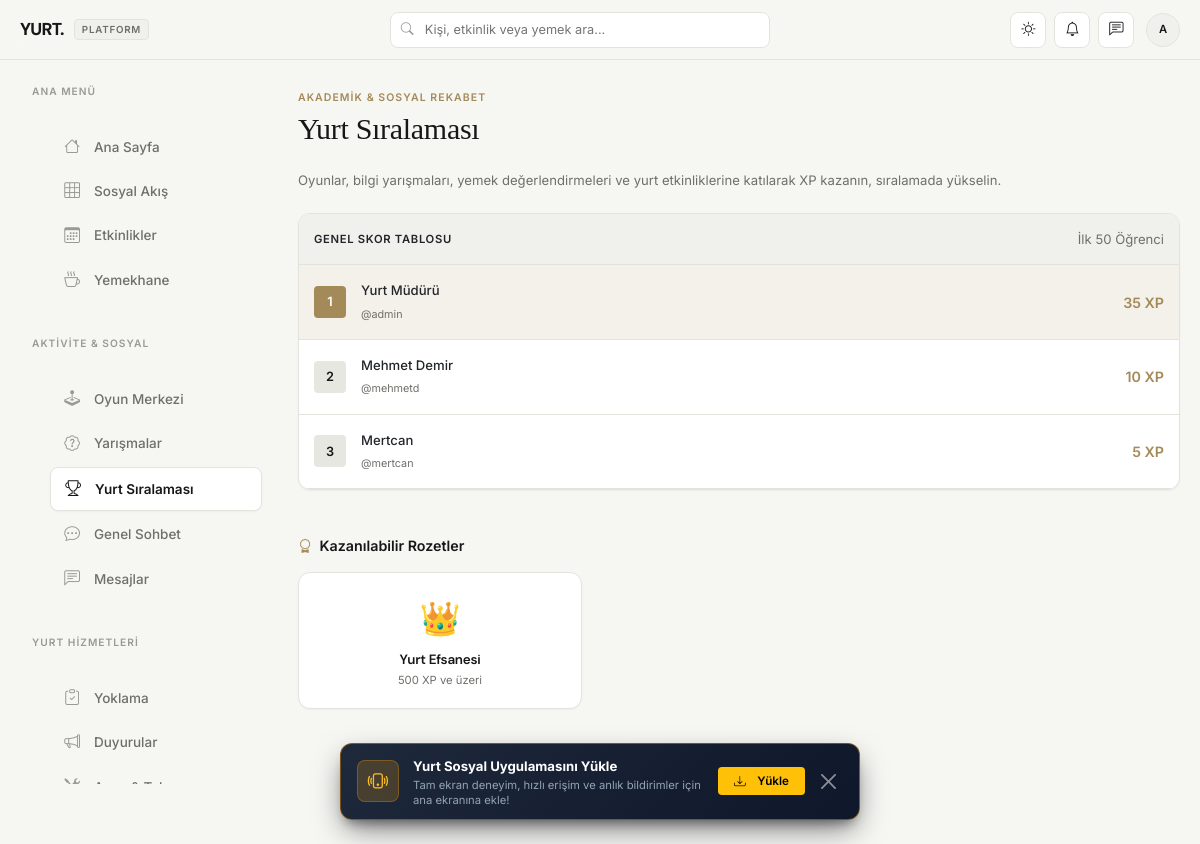
The page /leaderboard (signed in) on the database as committed earlier.
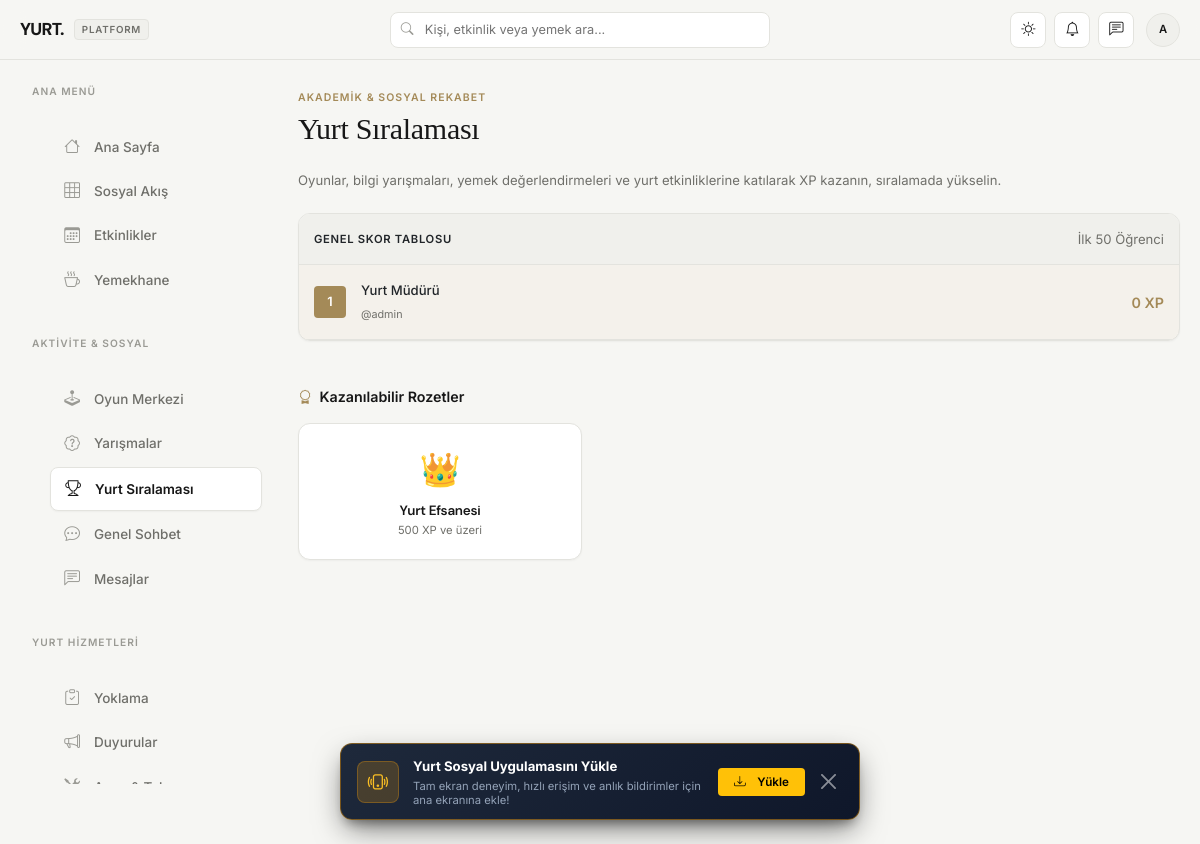
The same page on the database as committed later.
### tables this page shows
CREATE TABLE users (
            id INTEGER PRIMARY KEY AUTOINCREMENT,
            username TEXT UNIQUE NOT NULL,
            password TEXT NOT NULL,
            full_name TEXT NOT NULL,
            room_number TEXT,
            is_admin INTEGER DEFAULT 0,
            created_at TIMESTAMP DEFAULT CURRENT_TIMESTAMP
        , profile_photo TEXT, bio TEXT, in_dorm INTEGER DEFAULT 1, profile_theme TEXT DEFAULT 'default', role TEXT DEFAULT 'ogrenci');

CREATE TABLE badges (id INTEGER PRIMARY KEY AUTOINCREMENT, code TEXT UNIQUE NOT NULL, name TEXT NOT NULL, description TEXT, icon TEXT DEFAULT '🏆');

### app.py (the view)
@app.route('/leaderboard')
@login_required
def leaderboard_page():
    conn=get_db(); leaders=conn.execute('SELECT u.id,u.full_name,u.username,u.profile_photo,u.role,u.is_admin,COALESCE(SUM(x.amount),0) xp FROM users u LEFT JOIN xp_transactions x ON x.user_id=u.id GROUP BY u.id ORDER BY xp DESC LIMIT 50').fetchall(); badges=conn.execute('SELECT * FROM badges ORDER BY id').fetchall(); conn.close(); return render_template('leaderboard.html',leaders=leaders,badges=badges)

### app.py (called while the page is built)
def now_tr():
    return datetime.now(ISTANBUL_TZ)

def resolve_role_key(user_dict):
    if not user_dict:
        return 'ogrenci'
    key = user_dict.get('role') or ('yurt_muduru' if user_dict.get('is_admin') else 'ogrenci')
    return key if key in USER_ROLES else 'ogrenci'

def user_has_perm(user_dict, perm_key):
    if not user_dict:
        return False
    if user_dict.get('id') == 1:
        return True  # kurucu admin hesabı asla kilitlenmez
    return role_perm(USER_ROLES.get(resolve_role_key(user_dict)), perm_key)

def user_has_admin_access(user_dict):
    if not user_dict:
        return False
    if user_dict.get('id') == 1:
        return True
    return role_has_admin_access(USER_ROLES.get(resolve_role_key(user_dict)))

def can_user_manage_maintenance(user_dict):
    return user_has_perm(user_dict, 'manage_maintenance')

def can_user_manage_attendance(user_dict):
    return user_has_perm(user_dict, 'manage_attendance')

def get_unread_count(user_id):
    conn = get_db()
    count = conn.execute('''
        SELECT COUNT(*) as c FROM notifications
        WHERE user_id = ? AND is_read = 0
    ''', (user_id,)).fetchone()['c']
    conn.close()
    return count

### templates/leaderboard.html (shortened to what this page needs)
{% extends 'base.html' %}
{% block content %}
<div class="d-flex align-items-center justify-content-between mb-4">
    <div>
        <span class="kicker">Akademik & Sosyal Rekabet</span>
        <h3 class="serif-heading mb-0" style="font-size: 2rem;">Yurt Sıralaması</h3>
    </div>
</div>
<p class="text-muted small mb-4">Oyunlar, bilgi yarışmaları, yemek değerlendirmeleri ve yurt etkinliklerine katılarak XP kazanın, sıralamada yükselin.</p>
<div class="card mb-5">
    <div class="p-3 border-bottom d-flex justify-content-between align-items-center" style="border-color: var(--border) !important; background-color: var(--surface-2);">
        <span class="fw-bold small text-uppercase" style="font-size:0.75rem; letter-spacing:0.06em;">Genel Skor Tablosu</span>
        <span class="text-muted small">İlk 50 Öğrenci</span>
    </div>
    <div class="d-flex flex-column">
        {% for u in leaders %}
        <div class="d-flex align-items-center gap-3 p-3 border-bottom {{ 'bg-surface-2' if u.id == session.user_id }}" style="border-color: var(--border) !important; {{ 'background-color: var(--gold-subtle);' if u.id == session.user_id }}">
            <div class="d-flex align-items-center justify-content-center fw-bold" style="width:32px; height:32px; border-radius:var(--radius-xs); background: {{ 'var(--gold)' if loop.index == 1 else ('var(--surface-3)' if loop.index <= 3 else 'var(--surface-2)') }}; color: {{ '#fff' if loop.index == 1 else 'var(--text)' }}; font-size:0.85rem;">
                {{ loop.index }}
            </div>
            <div class="flex-fill min-w-0">
                <a href="{{ url_for('profile', username=u.username) }}" class="fw-semibold small d-block text-truncate">{{ u.full_name }}</a>
                <span class="text-muted" style="font-size:0.72rem;">@{{ u.username }}</span>
            </div>
            <div class="text-end">
                <strong class="fw-bold" style="color: var(--gold); font-size: 0.95rem;">{{ u.xp }} XP</strong>
            </div>
        </div>
        {% else %}
        <div class="p-4 text-center text-muted small">Henüz puan kazanan öğrenci bulunmuyor.</div>
        {% endfor %}
    </div>
</div>
<div class="section-title mb-3">
    <span><i class="bi bi-award me-1" style="color: var(--gold);"></i> Kazanılabilir Rozetler</span>
</div>
<div class="row g-3">
    {% for b in badges %}
    <div class="col-6 col-md-4">
        <div class="card card-pad text-center h-100">
            <div class="mb-2" style="font-size: 2.2rem;">{{ b.icon }}</div>
            <h6 class="fw-bold mb-1" style="font-size: 0.9rem;">{{ b.name }}</h6>
            <p class="text-muted mb-0" style="font-size: 0.75rem; line-height: 1.4;">{{ b.description }}</p>
        </div>
    </div>
    {% endfor %}
</div>
{% endblock %}

Rows that differ between the two databases and show on the page:
removed users: full_name "Mehmet Demir", username "mehmetd", xp "10"
removed users: full_name "Mertcan", username "mertcan", xp "5"
changed users "Yurt Müdürü": xp "35" → "0"
